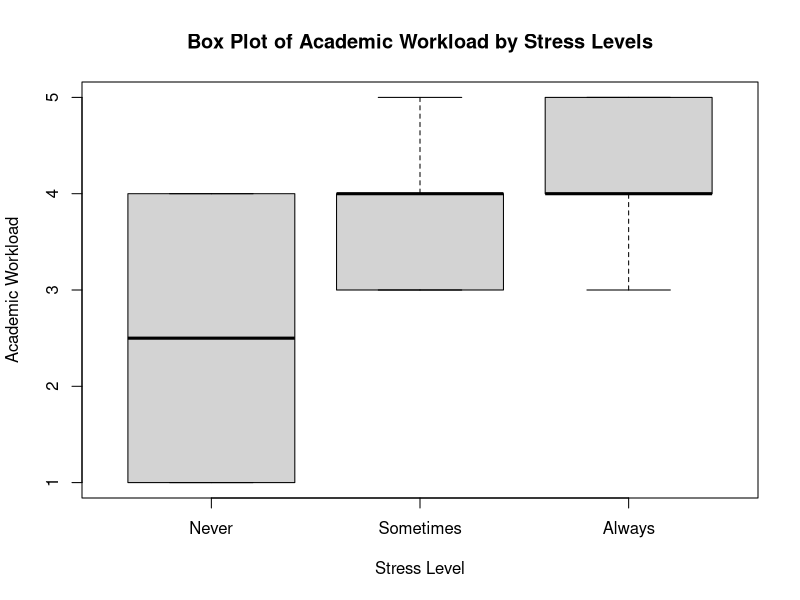
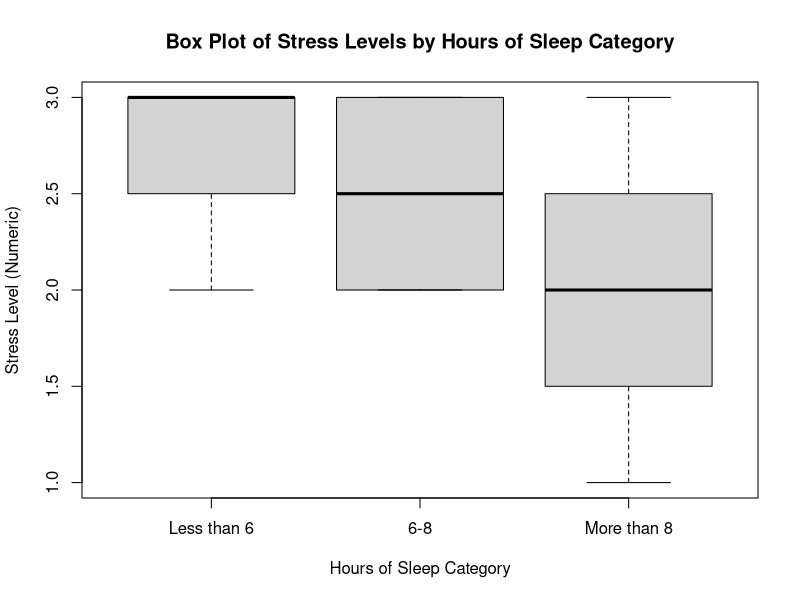
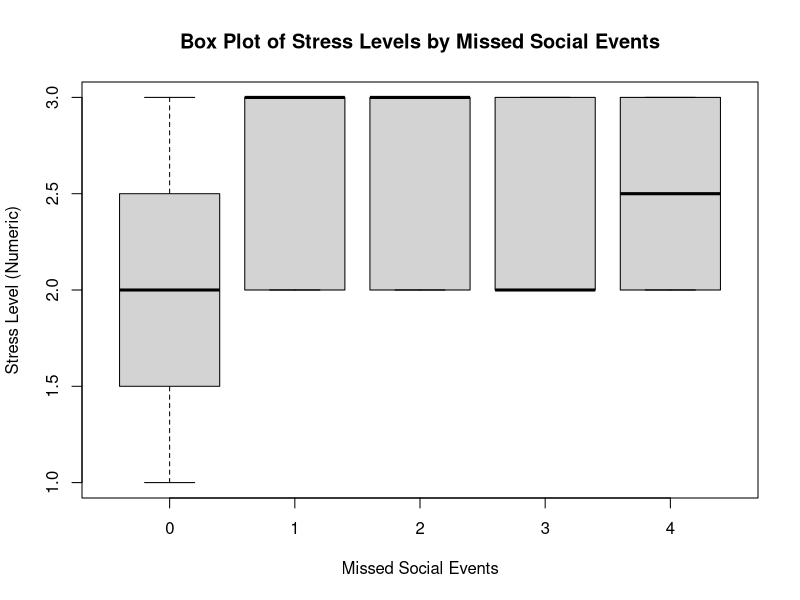

Generate these figures, in order, with R:
my_data <- read.csv("STA304 Group Project Dataset.csv", header=TRUE, sep=',')
# Datapreprocessing
# Remove column 'X'
data_cleaned <- my_data[,!(names(my_data)=="X")]
# Remove fake responses on row 3 and 12
data_cleaned <- data_cleaned[-c(3, 12),]
data_cleaned

# Calculating sample size
N = 200
B = .29
D = (B^2)/4
sigma = sd(data_cleaned$academic_workload)
n = ceiling((N * sigma^2) / ((N-1) * D + sigma^2))
n

# Select a random sample of n rows
set.seed(1)
random_indices <- sample(1:nrow(data_cleaned), n)
sample_data <- data_cleaned[random_indices, ]
sample_data

sample_data$stress_numeric <- as.numeric(factor(sample_data$stress, 
                                                levels = c("Never", "Sometimes", "Always")))

anova_result <- aov(stress_numeric ~ factor(academic_workload), data = sample_data)
summary(anova_result)

# Ensure that stress is a factor with the correct levels
data_cleaned$stress <- factor(data_cleaned$stress, levels = c("Never", "Sometimes", "Always"))

# Box plot
boxplot(academic_workload ~ stress, data = data_cleaned, 
        main = "Box Plot of Academic Workload by Stress Levels",
        xlab = "Stress Level", 
        ylab = "Academic Workload")

# ANOVA between stress and hours_sleep
sample_data$stress_numeric <- as.numeric(factor(sample_data$stress, 
                                                levels = c("Never", "Sometimes", "Always")))

sample_data$sleep_category <- cut(sample_data$hours_sleep, 
                                  breaks = c(0, 6, 8, Inf),
                                  labels = c("Less than 6", "6-8", "More than 8"))

anova_result <- aov(stress_numeric ~ sleep_category, data = sample_data)
summary(anova_result)

sample_data$sleep_category <- factor(sample_data$sleep_category, levels = c("Less than 6", "6-8", "More than 8"))

# Box plot 
boxplot(stress_numeric ~ sleep_category, data = sample_data,
        main = "Box Plot of Stress Levels by Hours of Sleep Category",
        xlab = "Hours of Sleep Category",
        ylab = "Stress Level (Numeric)")

# ANOVA between stress and missed social events
sample_data$study_category <- cut(sample_data$hours_study, 
                                  breaks = c(0, 10, 20, Inf),
                                  labels = c("Low", "Medium", "High"))

anova_social <- aov(stress_numeric ~ factor(missed_social_events), data = sample_data)
print(summary(anova_social))

sample_data$missed_social_events <- factor(sample_data$missed_social_events)

# Box plot 
boxplot(stress_numeric ~ missed_social_events, data = sample_data,
        main = "Box Plot of Stress Levels by Missed Social Events",
        xlab = "Missed Social Events",
        ylab = "Stress Level (Numeric)")